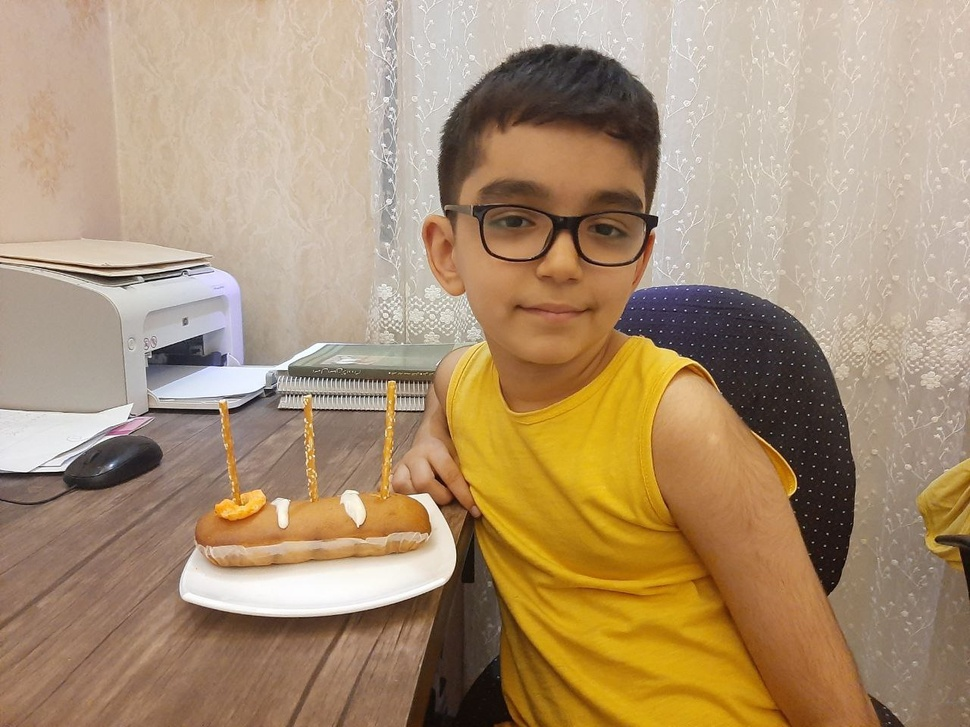
#> input picture BasicMathOperation/input/ashkan.jpg, 970 x 727 px, shrunk from 1280 x 960 before the run, found by its file name
$ python sketch.py
#> lines starting #> are read from the running program, lines starting #| are printed output that depends on the picture
import cv2

image = cv2.imread("ashkan.jpg")
#> image is the input picture: shape (727, 970, 3); mean B, G, R 115.1, 145.9, 171.3

inverted = 255 - image
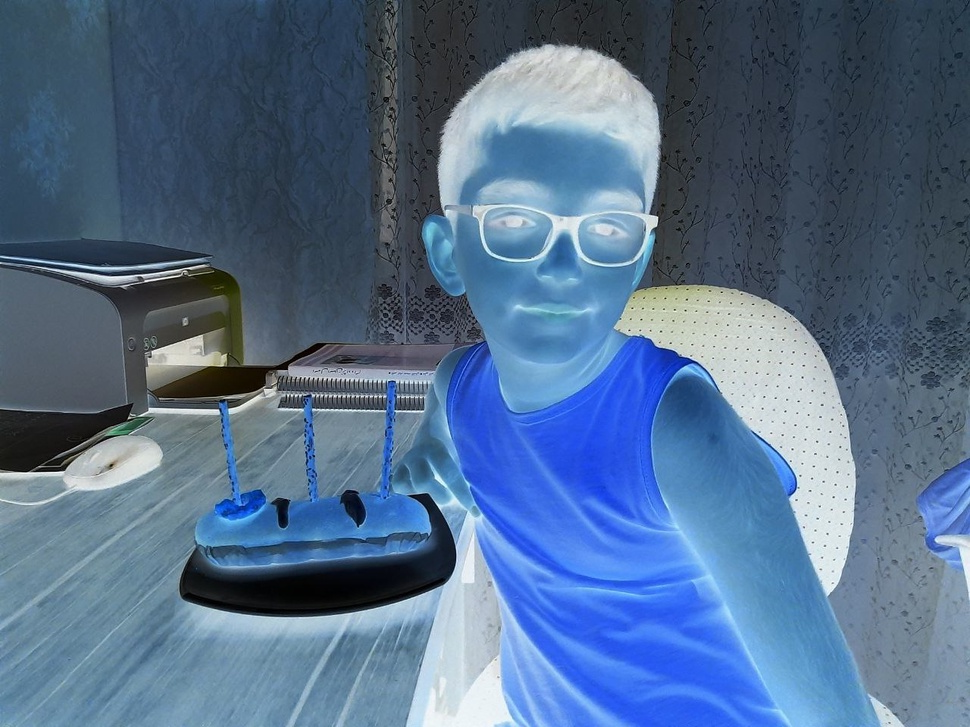
#> inverted: shape (727, 970, 3); mean B, G, R 139.9, 109.1, 83.7
blurred = cv2.GaussianBlur(inverted, (21, 21), 0)
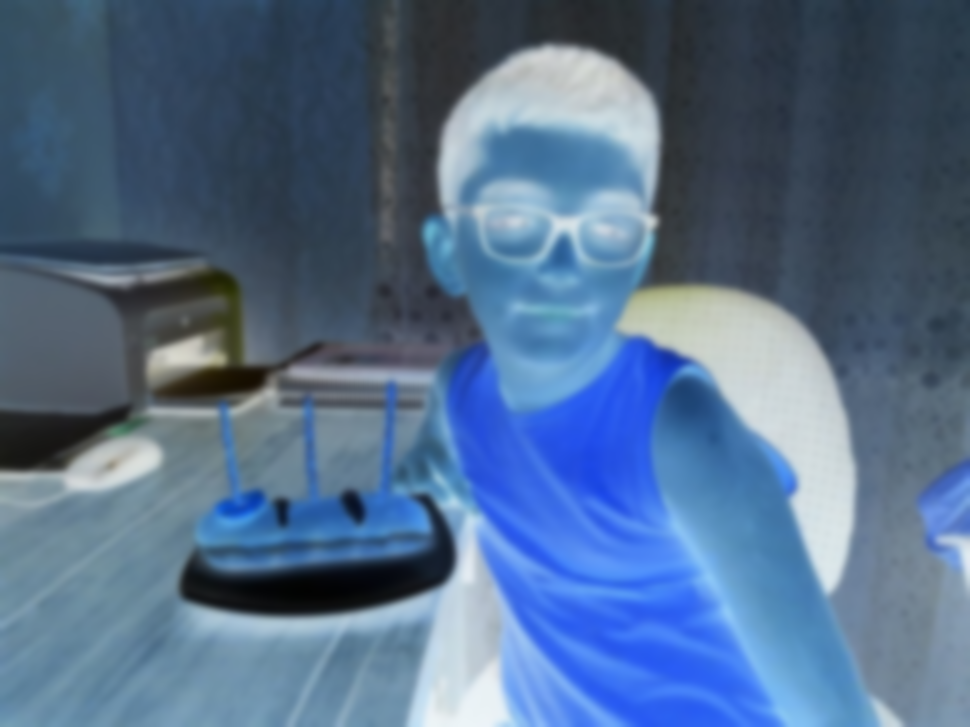
#> blurred: shape (727, 970, 3); mean B, G, R 139.9, 109.1, 83.7
inverted_blurred = 255 - blurred
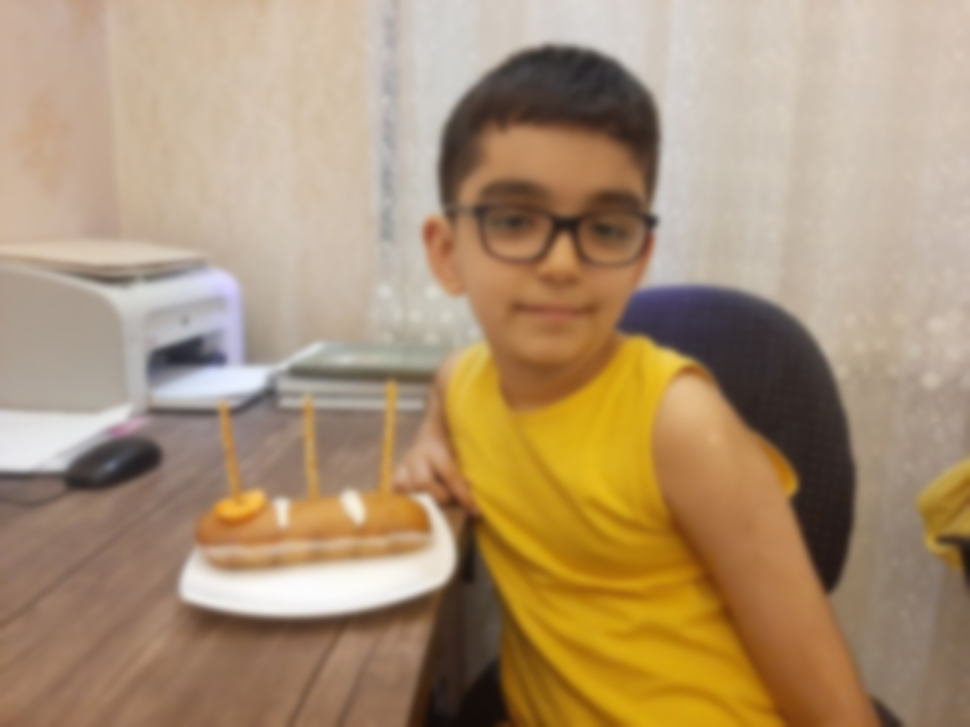
#> inverted_blurred: shape (727, 970, 3); mean B, G, R 115.1, 145.9, 171.3

sketch = image/ inverted_blurred
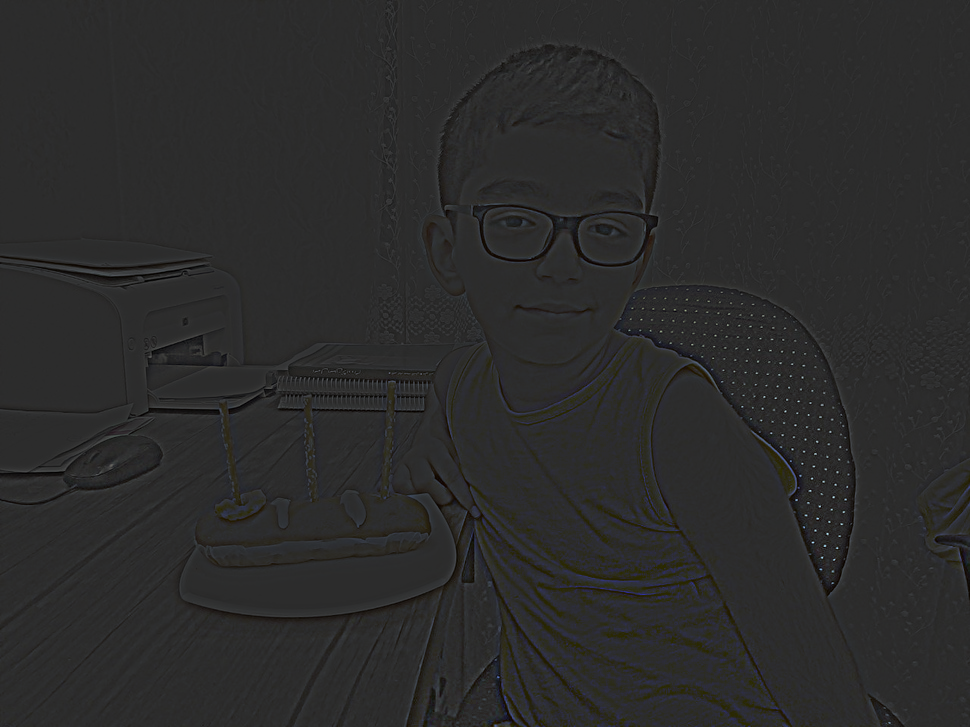
#> sketch: shape (727, 970, 3) float64; mean B, G, R 0.99, 0.994, 0.996; drawn with min black and max white
sketch = sketch * 255

cv2.imwrite("result.jpg", sketch)
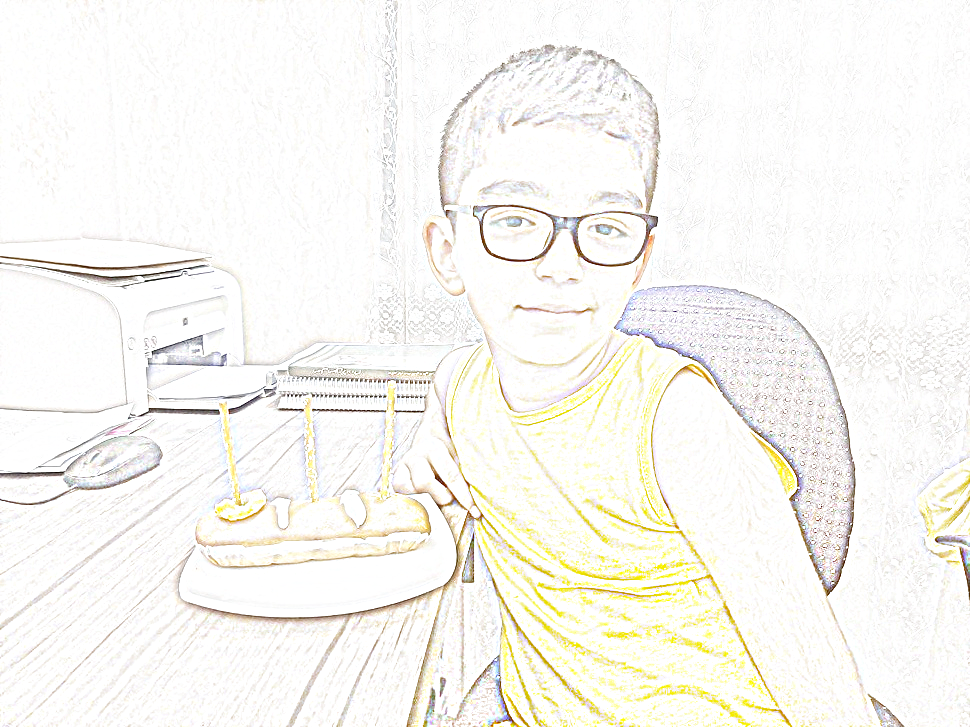
#> saved as result.jpg: shape (727, 970, 3); mean B, G, R 242.1, 247, 248.4

$ run again, with BasicMathOperation/input/img1.jpg copied over BasicMathOperation/input/ashkan.jpg
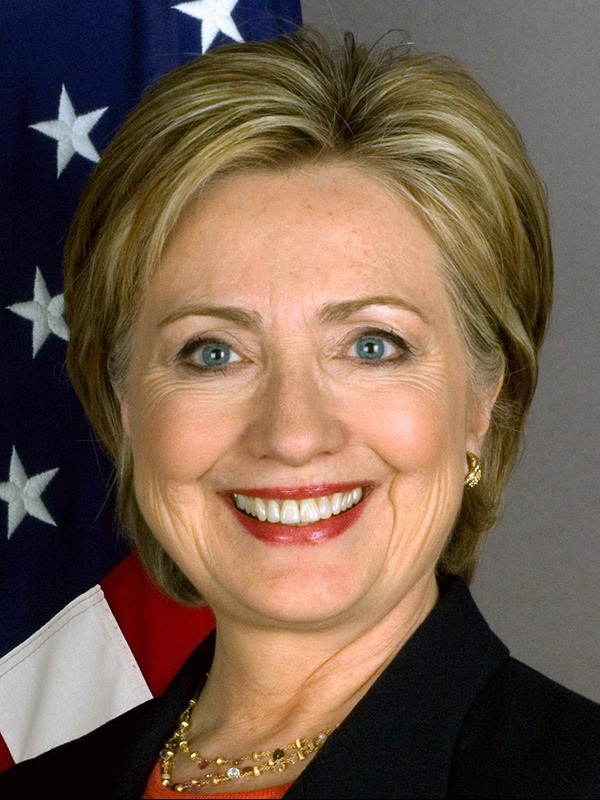
#> input picture BasicMathOperation/input/img1.jpg, 600 x 800 px, found by its file name
#> image is the input picture: shape (800, 600, 3); mean B, G, R 77.2, 93.4, 115.7
#> `blurred = cv2.GaussianBlur(inverted, (21, 21), 0)`:
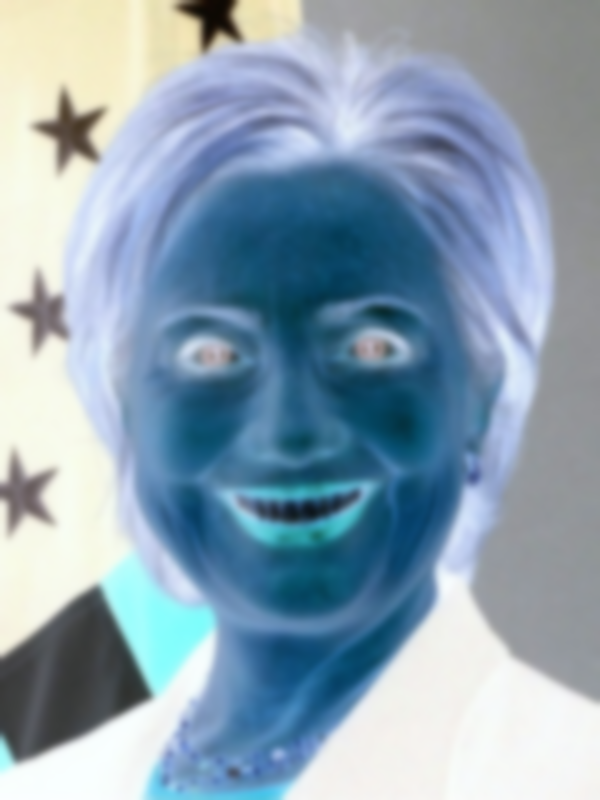
#> blurred: shape (800, 600, 3); mean B, G, R 177.8, 161.6, 139.3
#> `cv2.imwrite("result.jpg", sketch)`:
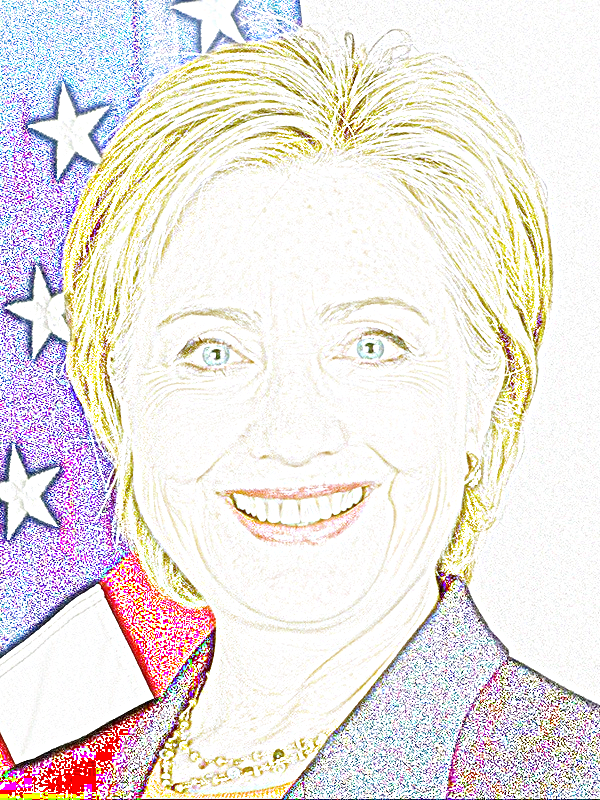
#> saved as result.jpg: shape (800, 600, 3); mean B, G, R 226.2, 228.6, 234.8

$ run again, with BasicMathOperation/input/img2.jpg copied over BasicMathOperation/input/ashkan.jpg
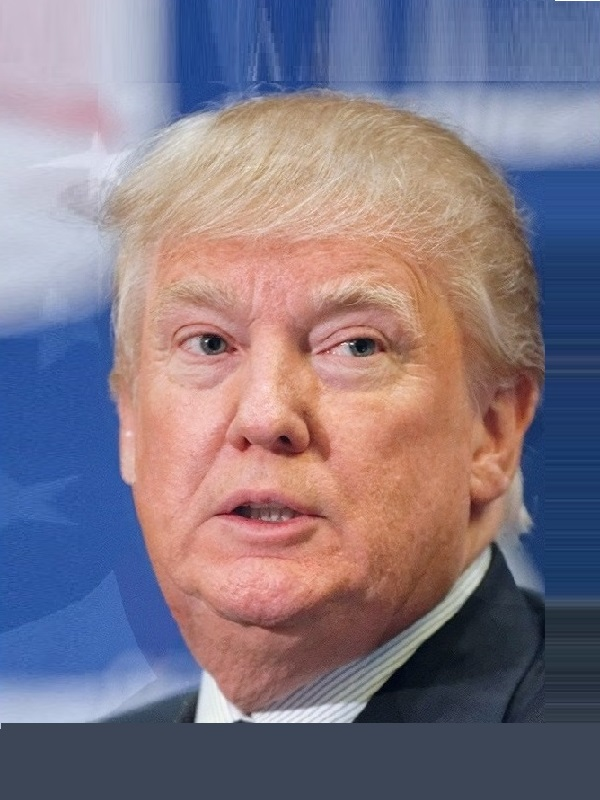
#> input picture BasicMathOperation/input/img2.jpg, 600 x 800 px, found by its file name
#> image is the input picture: shape (800, 600, 3); mean B, G, R 132.7, 119.7, 131.1
#> `sketch = image/ inverted_blurred`:
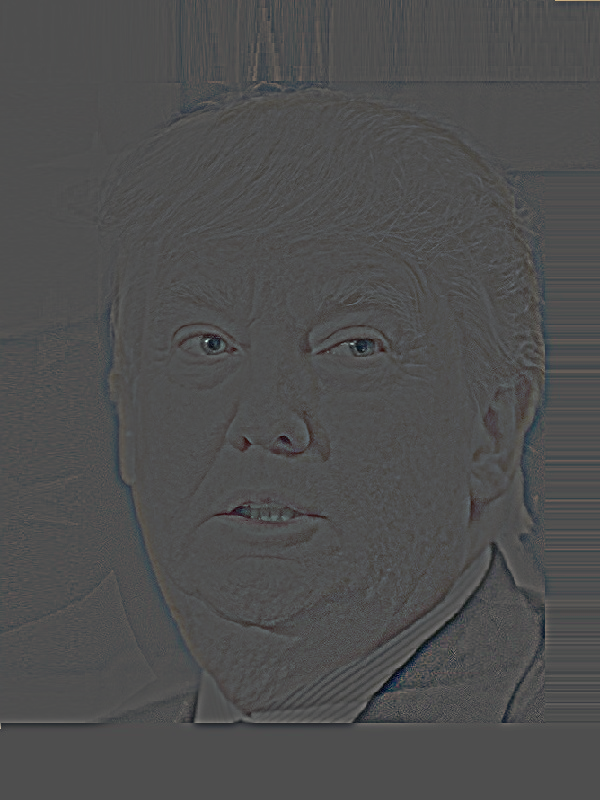
#> sketch: shape (800, 600, 3) float64; mean B, G, R 0.997, 0.996, 0.995; drawn with min black and max white
#> `cv2.imwrite("result.jpg", sketch)`:
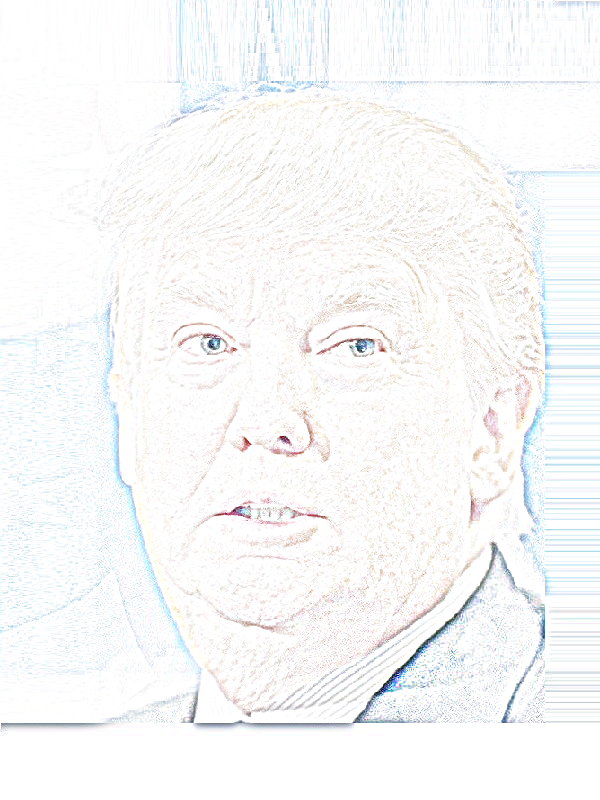
#> saved as result.jpg: shape (800, 600, 3); mean B, G, R 249.3, 248.9, 248.4
